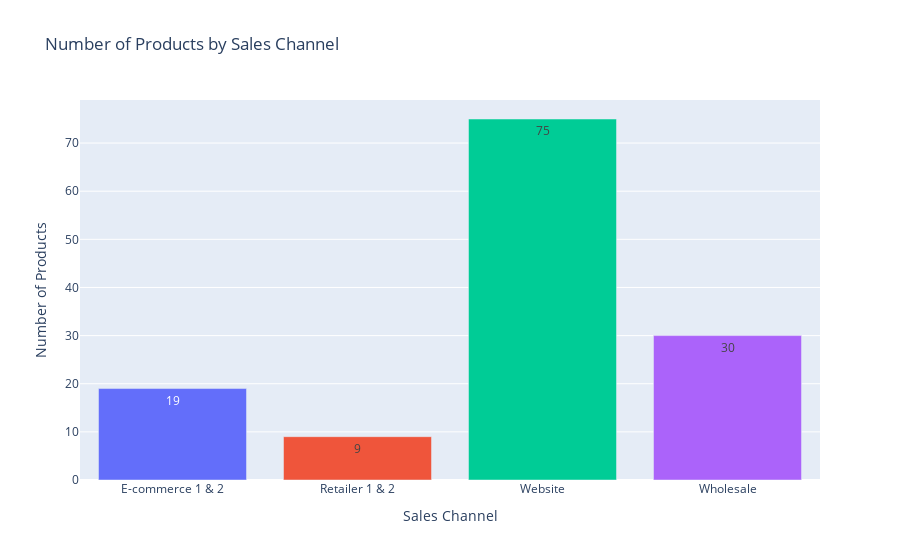

The notebook cell this image was saved under:
### Code cell
y=[19,9,75,30]
fig = px.bar(x=['E-commerce 1 & 2','Retailer 1 & 2','Website','Wholesale'],
             y=y,
             text=['19','9','75','30'],
             color = {'E-commerce 1 & 2':'steelblue','Retailer 1 & 2':'firebrick', 'Website':'yellow','Wholesale':'red'},
             labels={'x': "Sales Channel","y":'Number of Products'}, 
             title="Number of Products by Sales Channel")

fig.update_layout(showlegend = False)
fig.update_traces(textposition='inside')


fig.show()

### Figure 1 — Plotly figure (JSON) as saved in the notebook; plotly's stock layout.template omitted (floating-point values rounded to 4 significant figures)
{"data": [{"alignmentgroup": "True", "hovertemplate": "color=steelblue<br>Sales Channel=%{x}<br>Number of Products=%{y}<br>text=%{text}<extra></extra>", "legendgroup": "steelblue", "marker": {"color": "#636efa", "pattern": {"shape": ""}}, "name": "steelblue", "offsetgroup": "steelblue", "orientation": "v", "showlegend": true, "text": ["19"], "textposition": "inside", "type": "bar", "x": ["E-commerce 1 & 2"], "xaxis": "x", "y": [19], "yaxis": "y"}, {"alignmentgroup": "True", "hovertemplate": "color=firebrick<br>Sales Channel=%{x}<br>Number of Products=%{y}<br>text=%{text}<extra></extra>", "legendgroup": "firebrick", "marker": {"color": "#EF553B", "pattern": {"shape": ""}}, "name": "firebrick", "offsetgroup": "firebrick", "orientation": "v", "showlegend": true, "text": ["9"], "textposition": "inside", "type": "bar", "x": ["Retailer 1 & 2"], "xaxis": "x", "y": [9], "yaxis": "y"}, {"alignmentgroup": "True", "hovertemplate": "color=yellow<br>Sales Channel=%{x}<br>Number of Products=%{y}<br>text=%{text}<extra></extra>", "legendgroup": "yellow", "marker": {"color": "#00cc96", "pattern": {"shape": ""}}, "name": "yellow", "offsetgroup": "yellow", "orientation": "v", "showlegend": true, "text": ["75"], "textposition": "inside", "type": "bar", "x": ["Website"], "xaxis": "x", "y": [75], "yaxis": "y"}, {"alignmentgroup": "True", "hovertemplate": "color=red<br>Sales Channel=%{x}<br>Number of Products=%{y}<br>text=%{text}<extra></extra>", "legendgroup": "red", "marker": {"color": "#ab63fa", "pattern": {"shape": ""}}, "name": "red", "offsetgroup": "red", "orientation": "v", "showlegend": true, "text": ["30"], "textposition": "inside", "type": "bar", "x": ["Wholesale"], "xaxis": "x", "y": [30], "yaxis": "y"}], "layout": {"barmode": "relative", "legend": {"title": {"text": "color"}, "tracegroupgap": 0}, "showlegend": false, "title": {"text": "Number of Products by Sales Channel"}, "xaxis": {"anchor": "y", "domain": [0, 1], "title": {"text": "Sales Channel"}}, "yaxis": {"anchor": "x", "domain": [0, 1], "title": {"text": "Number of Products"}}}}
